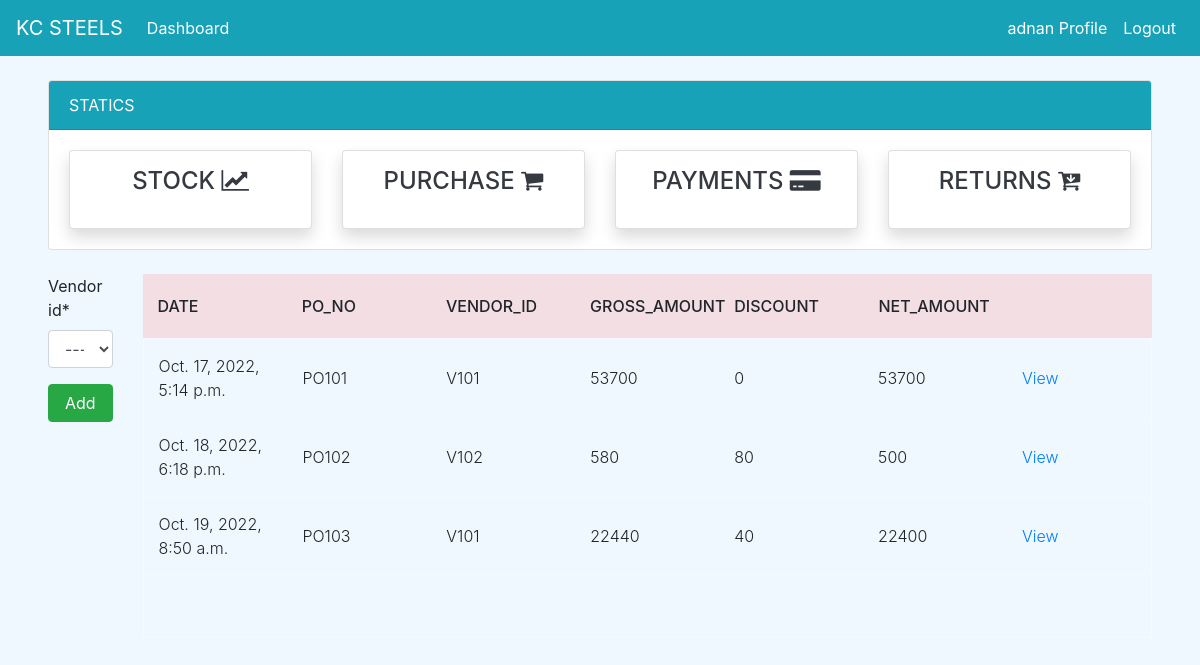
Screenshot of /purchase/ (signed in) with the database file from the repository.
### dashboard/models.py (models this page shows, shortened)
class Vendor(models.Model):
    vendor_no = models.IntegerField(null=True)
    vendor_id = models.CharField(max_length=100, null=True, unique=True)
    vendor_name = models.CharField(max_length=100, null=True)
    vendor_address = models.CharField(max_length=200, null=True)
    vendor_mobile = models.CharField(max_length=15,null=True)
    def __str__(self):
            return self.vendor_id

class PurchaseOrder(models.Model):
    date = models.DateTimeField(auto_now_add=True)
    po_no = models.IntegerField(null=True)
    po_number = models.CharField(max_length=100, null=True, unique=True)
    vendor_id = models.ForeignKey(Vendor, on_delete=models.CASCADE,null=True)
    gross_amount = models.PositiveIntegerField(null=True)
    discount = models.PositiveIntegerField(null=True)
    net_amount = models.PositiveIntegerField(null=True)

### dashboard/views.py (the view)
# urls.py: path('purchase/',views.purchase,name='purchase'),
@login_required
def purchase(request):
    vendors = Vendor.objects.all()
    purchase_orders = PurchaseOrder.objects.all()
    po_n = 101 if PurchaseOrder.objects.count() == 0 else PurchaseOrder.objects.aggregate(max=Max('po_no'))["max"] + 1
    if request.method == 'POST':
        form = PurchaseOrderForm(request.POST)
        ven = request.POST.get('vendor_id')
        ven1 = vendors.get(id=ven)
        if form.is_valid():
            PurchaseOrder(po_no=po_n,po_number=(f'{"PO"}{po_n}'),vendor_id=ven1).save()
            po = (f'{"PO"}{po_n}')
            ven2 = purchase_orders.values('po_number').filter(po_number=po)[0]['po_number']
            return redirect("purchase_add" ,ven2)
    else:
        form = PurchaseOrderForm
    context = {
        'purchase_orders' : purchase_orders,
        'form' : form,
    }
    return render(request, 'purchase/purchase_orders.html',context)

### templates/purchase/purchase_orders.html (shortened to what this page needs)
{% extends 'partial/base.html' %}
{% load crispy_forms_tags %}
{% block content %}
{% if user.is_authenticated and user.is_superuser %}
{% else %}
{% include 'partial/topnav_staff.html'%}
<div class="mx-5">
    <div class="row my-4">
        <div class="col-md-1">
            <form method = "POST">
                {{form|crispy}}
                <input class="btn btn-success btn-block" data-backdrop="static" type="submit" value="Add">
            </form>
        </div>
        <div class="col-md-11">
            <div class="tbl-header">
                <table cellpadding="0" cellspacing="0" border="0">
                  <thead>
                    <tr>
                      <th scope="col">Date</th>
                      <th scope="col">PO_NO</th>
                      <th scope="col">Vendor_id</th>
                      <th scope="col">Gross_amount</th>
                      <th scope="col">Discount</th>
                      <th scope="col">Net_Amount</th>
                      <th scope="col"></th>
                    </tr>
                  </thead>
                </table>
              </div>
              <div class="tbl-content">
                <table cellpadding="0" cellspacing="0" border="0">
                  <tbody>
                    {% for purchase_order in purchase_orders %}
                      <tr>
                        <td>{{ purchase_order.date }}</td>
                        <td>{{ purchase_order.po_number }}</td>
                        <td>{{ purchase_order.vendor_id }}</td>
                        <td>{{ purchase_order.gross_amount }}</td>
                        <td>{{ purchase_order.discount }}</td>
                        <td>{{ purchase_order.net_amount }}</td>
                        <td><a href="{% url 'purchase_view' purchase_order.id %}">View</a></td>
                      </tr>
                    {% endfor %}
                  </tbody>
                </table>
              </div>
        </div>
    </div>
</div
{% endif %}
{% endblock %}

### templates/partial/nav.html (shortened to what this page needs)
<div class="mx-6">
	<nav class="navbar navbar-expand-lg navbar-info bg-info">
        {% if user.is_authenticated %}
            <a class="navbar-brand text-white"  href="#">KC STEELS</a>
            <div class="collapse navbar-collapse" id="navbarSupportedContent">
            <ul class="navbar-nav mr-auto">
                <li class="nav-item active">
                <a class="nav-link text-white" href="{% url 'dashboard-index' %}">Dashboard <span class="sr-only">(current)</span></a>
				</li>
            </ul>
			<ul class="navbar-nav ml-auto">
                <li class="nav-item active">
                <a class="nav-link text-white" data-toggle="modal" data-target="#viewP-{{ user.id}}"> {{ user.username }} Profile <span class="sr-only">(current)</span></a>
                </li>
                <li class="nav-item">
                <a class="nav-link text-white" href="{% url 'user-logout' %}">Logout</a>
                </li>
            </ul>
        {% endif %}
      </nav>
</div>

### static/style.css (style rules this page uses)
body { background-color: aliceblue; }

### static/tblstyle.css (style rules this page uses)
table { width:100%; table-layout: fixed; }
.tbl-header { background-color: rgba(243, 162, 162, 0.3); }
.tbl-content { height:300px; overflow-x:auto; margin-top: 0px; border: 1px solid rgba(255,255,255,0.3); }
th { padding: 20px 15px; text-align: left; font-weight: 500; text-transform: uppercase; }
td { padding: 15px; text-align: left; vertical-align:middle; font-weight: 300; border-bottom: solid 1px rgba(255,255,255,0.1); }

### rows the page displays
Vendor: vendor_id "---------"
PurchaseOrder: date "Oct. 17, 2022, 5:14 p.m.", po_number "PO101", vendor_id "V101", gross_amount "53700", discount "0", net_amount "53700"
PurchaseOrder: date "Oct. 18, 2022, 6:18 p.m.", po_number "PO102", vendor_id "V102", gross_amount "580", discount "80", net_amount "500"
PurchaseOrder: date "Oct. 19, 2022, 8:50 a.m.", po_number "PO103", vendor_id "V101", gross_amount "22440", discount "40", net_amount "22400"

### other values shown
{{ user.username }} "adnan"
